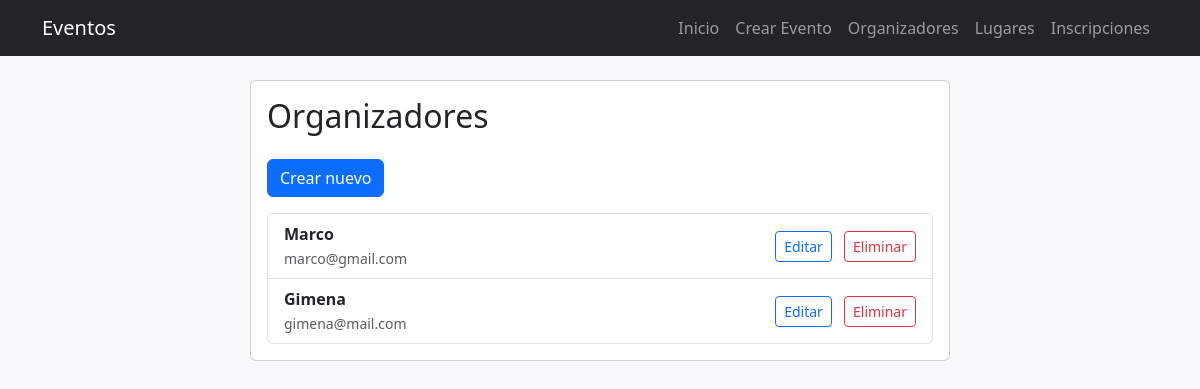
/organizadores/, run on the app's committed database.
### eventos/models.py (models this page shows, shortened)
class Organizador(models.Model):
    nombre = models.CharField(max_length=100)
    email = models.EmailField()

### eventos/views.py (the view)
# urls.py: path('organizadores/', views.lista_organizadores, name='lista_organizadores'),
def lista_organizadores(request):
    organizadores = Organizador.objects.all()
    return render(request, 'eventos/lista_organizadores.html', {'organizadores': organizadores})

### eventos/templates/eventos/lista_organizadores.html
{% extends "eventos/base.html" %} {% block title %} Organizadores {% endblock %}
{% block content %}
<div class="card mx-auto" style="max-width: 700px">
  <div class="card-body">
    <h2 class="card-title mb-4">Organizadores</h2>
    <a href="{% url 'crear_organizador' %}" class="btn btn-primary mb-3"
      >Crear nuevo</a
    >
    {% if organizadores %}
    <ul class="list-group">
      {% for organizador in organizadores %}
      <li
        class="list-group-item d-flex justify-content-between align-items-center"
      >
        <div>
          <strong>{{ organizador.nombre }}</strong><br />
          <small class="text-muted">{{ organizador.email }}</small>
        </div>
        <div>
          <a
            href="{% url 'editar_organizador' organizador.id %}"
            class="btn btn-sm btn-outline-primary me-2"
            >Editar</a
          >
          <a
            href="{% url 'eliminar_organizador' organizador.id %}"
            class="btn btn-sm btn-outline-danger"
            >Eliminar</a
          >
        </div>
      </li>
      {% endfor %}
    </ul>
    {% else %}
    <p class="text-muted">No hay organizadores.</p>
    {% endif %}
  </div>
</div>
{% endblock %}

### data on the page
Organizador: nombre "Marco", email "marco@gmail.com"
Organizador: nombre "Gimena", email "gimena@mail.com"
